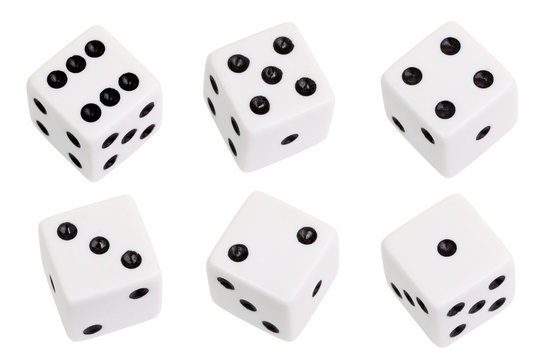
#> input picture DiceDetector/dices.jpg, 540 x 360 px, given in place of the camera
$ python main.py
#> lines starting #> are read from the running program, lines starting #| are printed output that depends on the picture; after the words box and inside, x2 and y2 are one past the last pixel; in counts of white or black regions, pixels touching at a corner belong together
import cv2
import numpy as np
import math
import random

class Dot:
    def __init__(self):
        self.id = 0
        self.cords = []
        self.radius = 0
        self.raw = []

class Dice:
    def __init__(self):
        self.id = 0
        self.sum = 0
        self.dots = []
        self.color = (0, 0, 0)

THRESH_LEVEL = 100
MIN_RADIUS = 8
MIN_DIST = 2
ids_colored = []

def main():

    cap = cv2.VideoCapture(0)

    while True:

        ret, frame = cap.read()
#> frame is the input picture: shape (360, 540, 3); mean B, G, R 235.2, 234.8, 235.9

        if not ret:
            print("Camera não identificada")
            break
        # frame = cv2.imread("dices.jpg")

        # frame = cv2.resize(frame, None, fx=0.5, fy=0.5, interpolation=cv2.INTER_AREA)

        img = preprocess(frame)
        all_dots, edges = get_dots(img)

        if all_dots != []:

            dices = get_dices(all_dots)

            draw_dots(frame, dices)

            sum_all = len(all_dots)


        cv2.imshow("cam", frame)
        cv2.imshow("cam1", img)
        if edges is not None:
            cv2.imshow("cam3", edges)

        if cv2.waitKey(1) & 0xFF == ord('q'):
            break

    cap.release()
    cv2.destroyAllWindows()

def preprocess(img):
    gray = cv2.cvtColor(img, cv2.COLOR_BGR2GRAY)
    blur = cv2.GaussianBlur(gray, (5,5), 0)
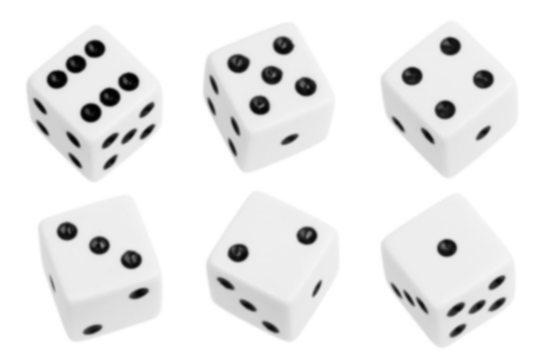
#> blur: shape (360, 540); min 1, max 255, mean 235.2
    _, thresh = cv2.threshold(blur, THRESH_LEVEL, 255, cv2.THRESH_BINARY)
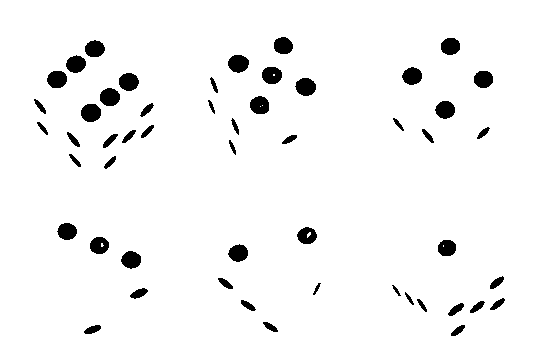
#> thresh: shape (360, 540); 95.9% white; 52 black regions, largest, box (x1, y1, x2, y2) and area: (81, 104, 101, 122) 292, (228, 55, 249, 73) 291, (295, 78, 316, 96) 289

    return thresh

def get_dots(img):
    edges = cv2.Canny(img, 9, 150, 3)
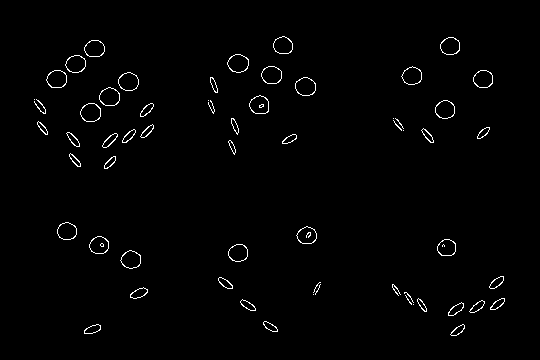
#> edges: shape (360, 540); 1.3% white in thin lines or dots, all inside (x1, y1, x2, y2) = (34, 36, 505, 336)
    circles=cv2.HoughCircles(edges, cv2.HOUGH_GRADIENT, 1, MIN_DIST, param1=30, param2=15, minRadius=MIN_RADIUS, maxRadius=MIN_RADIUS+5)
#> circles = 30 rows, first 8: [128.5, 81.5, 10.2], [130.5, 258.5, 8.8], [90.5, 112.5, 8.7], [410.5, 75.5, 9.1], [305.5, 86.5, 10.3], [130.5, 260.5, 8.8], [238.5, 252.5, 9.1], [281.5, 45.5, 9.1]

    if circles is None:
        return [], None

    dots = []
    i = 0
    for circle in circles[0,:]:
        dot = Dot()
        dot.id = i
        dot.cords = [circle[0], circle[1]]
        dot.radius = circle[2]
        dot.raw = circle
        dots.append(dot)
        i = i + 1
#> this loop made 30 passes
#> (dot.radius, dot.raw) on passes 1 to 12: (10.2, [128.5, 81.5, 10.2]), (8.8, [130.5, 258.5, 8.8]), (8.7, [90.5, 112.5, 8.7]), (9.1, [410.5, 75.5, 9.1]), (10.3, [305.5, 86.5, 10.3]), (8.8, [130.5, 260.5, 8.8]), (9.1, [238.5, 252.5, 9.1]), (9.1, [281.5, 45.5, 9.1]), (10.2, [270.5, 74.5, 10.2]), (10, [56.5, 78.5, 10]), (9.1, [237.5, 63.5, 9.1]), (8.4, [258.5, 103.5, 8.4])
#> after the loop, dots = 30 items; i = 30
#> in main, `all_dots, edges = get_dots(img)`: all_dots = 30 items
#> the loop in get_dices, `for d1 in all_dots:` made 6 passes
#> dice.sum on passes 1 to 6: 8, 4, 4, 7, 1, 2
#> after the loop in get_dices, `for d1 in all_dots:`: all_dots = 4 items; dices = 6 items; i = 6
#> in main, `dices = get_dices(all_dots)`: dices = 6 items

    return dots, edges

def draw_dots(img, dices):
    for dice in dices:
        dots = dice.dots
        color = dice.color
        for dot in dots:
            circle = dot.raw
            circle = np.uint16(np.around(circle))
            cv2.circle(img,(circle[0],circle[1]),circle[2],color,2)
            cv2.putText(img, str(dice.id), (circle[0],circle[1]), cv2.FONT_HERSHEY_SIMPLEX, 1, color, 2, cv2.LINE_AA)
#> this loop made 6 passes
#> color on passes 1 to 6: (216, 98, 194), (227, 107, 10), (66, 247, 130), (124, 103, 235), (200, 212, 77), (247, 122, 91)
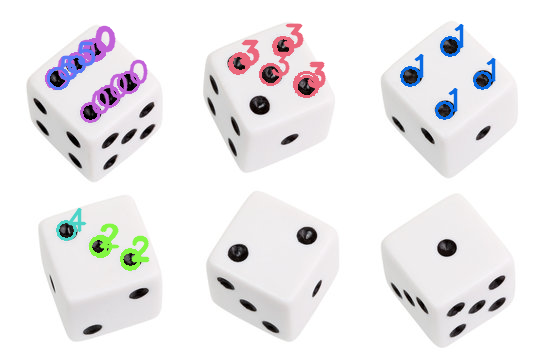
#> img: shape (360, 540, 3); mean B, G, R 236.1, 234.2, 236


def get_dices(all_dots):
    max_dist = 100
    dices = []
    i = 0

    for d1 in all_dots:
        dice = Dice()
        dots = []
        for d2 in all_dots:
            if d1.id == d2.id:
                continue
            dist = math.dist(d1.cords, d2.cords)
            if dist <= max_dist:
                dots.append(d2)
                all_dots.remove(d2)
        all_dots.remove(d1)

        dots.append(d1)
        dice.dots = dots
        dice.sum = len(dice.dots)

        dice.id = i
        i = i + 1

        set_dice_color(dice)

        dices.append(dice)

    return dices

def set_dice_color(dice):
    for id in ids_colored:
        if dice.id == id[0]:
            dice.color = id[1]
            return
    dice.color = (random.randrange(0, 255), random.randrange(0, 255), random.randrange(0, 255))
    ids_colored.append([dice.id, dice.color])


if __name__ == "__main__":
    main()
#> in main, `sum_all = len(all_dots)`: sum_all = 4
#> (key q is pressed here)
